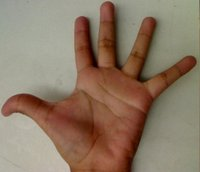
//> input picture data/Back_Projection_Theory2.jpg, 200 x 172 px, given in place of test.jpg, which was not available
$ ./main   (built with g++ and OpenCV 4)
//> lines starting //> are read from the running program, lines starting //| are printed output that depends on the picture; after the words box and inside, x2 and y2 are one past the last pixel; in counts of white or black regions, pixels touching at a corner belong together; pictures that were not available may be replaced by others from this repository, and a replacement may not be noted
#include <iostream>
#include "opencv2/imgcodecs.hpp"
#include "opencv2/highgui.hpp"
#include "opencv2/imgproc.hpp"
using namespace std;
using namespace cv;

void Sharpen(const Mat &myImage,Mat &Result);

int main(int argc, char *argv[])
{
    const char *fileName = "F:\\openCV\\workspace\\Tests\\data\\test.jpg";
    Mat src,dst0,dst1;
    src = imread(fileName);
//> src is the input picture: 172 rows x 200 cols, CV_8UC3; mean B, G, R 101.1, 120.5, 140.6
    if(src.empty())
    {
        cout<<"Can't open image...";
        return -1;
    }
    namedWindow("Input",WINDOW_AUTOSIZE);
    namedWindow("Output",WINDOW_AUTOSIZE);
    namedWindow("Output1",WINDOW_AUTOSIZE);
    imshow("Input",src);
    double t =(double)getTickCount();
    Sharpen(src,dst0);
    t = ((double)getTickCount()-t)/getTickFrequency();
    cout<<"Hand written function time passed in seconds: "<<t<<endl;
    imshow("Output",dst0);

    Mat kernel = (Mat_<char>(3,3)<<0,-1,0,
                                                             -1,6,-1,
                                                               0,-1,0);
    t = (double)getTickCount();
    filter2D(src,dst1,src.depth(),kernel);
    t = ((double)getTickCount()-t)/getTickFrequency();
    cout<<"filter2D function time passed in seconds: "<<t<<endl;
    imshow("Output1",dst1);
    waitKey();
    return 0;
}


void Sharpen(const Mat &myImage,Mat &Result)
{
    CV_Assert(myImage.depth()==CV_8U);
    const int nChannels = myImage.channels();
//> nChannels = 3
    Result.create(myImage.size(),myImage.type());
    for(int j=1;j<myImage.rows-1;++j)
    {
        const uchar *previous = myImage.ptr<uchar>(j-1);
        const uchar *current = myImage.ptr<uchar>(j);
        const uchar *next = myImage.ptr<uchar>(j+1);
        uchar *output = Result.ptr<uchar>(j);
        for(int i=nChannels;i<nChannels*(myImage.cols-1);++i)
        {
            *output++ = saturate_cast<uchar>(
                        5*current[i]-current[i-nChannels]-
                        current[i+nChannels]-previous[i]-next[i]);
        }
    }
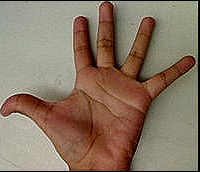
//> Result: 172 rows x 200 cols, CV_8UC3; mean B, G, R 98.7, 117.4, 137.3
    Result.row(0).setTo(Scalar(0));
    Result.row(Result.rows-1).setTo(Scalar(0));
    Result.col(0).setTo(Scalar(0));
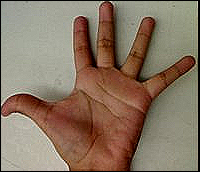
//> Result: 172 rows x 200 cols, CV_8UC3; 0.49% of pixels changed, all inside (x1, y1, x2, y2) = (0, 1, 1, 171)
//> in main, `filter2D(src,dst1,src.depth(),kernel);`:
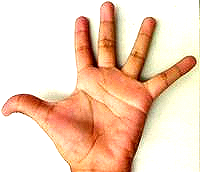
//> dst1: 172 rows x 200 cols, CV_8UC3; mean B, G, R 183.8, 207.7, 241.4
    Result.col(Result.cols-1).setTo(Scalar(0));
}

$ run again, on data/QQ_test.jpg
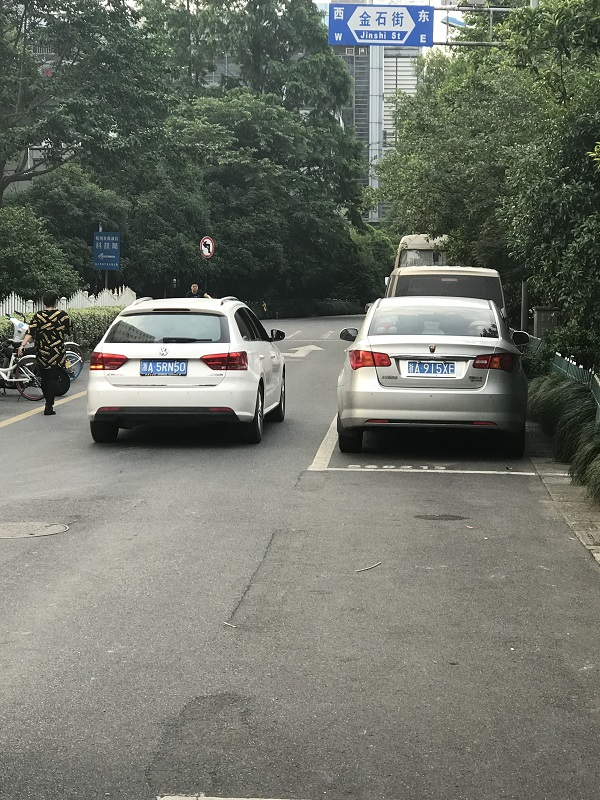
//> input picture data/QQ_test.jpg, 600 x 800 px, given in place of test.jpg, which was not available
//> src is the input picture: 800 rows x 600 cols, CV_8UC3; mean B, G, R 105, 114.8, 110.6
//> in Sharpen, `Result.col(0).setTo(Scalar(0));`:
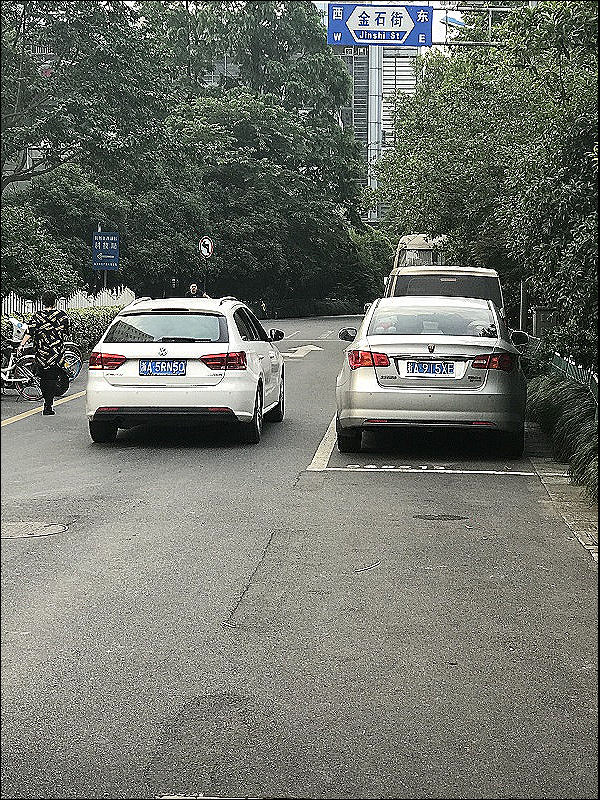
//> Result: 800 rows x 600 cols, CV_8UC3; mean B, G, R 105.7, 113.8, 110.6
//> `filter2D(src,dst1,src.depth(),kernel);`:
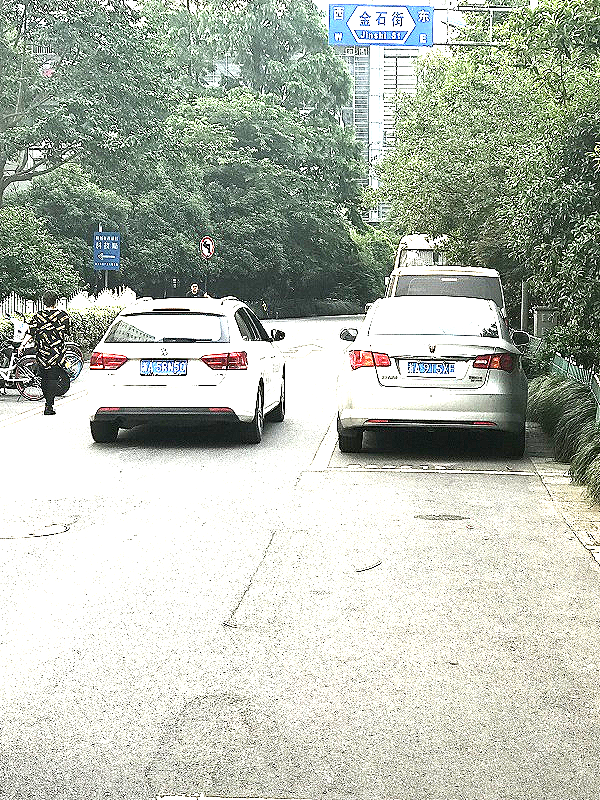
//> dst1: 800 rows x 600 cols, CV_8UC3; mean B, G, R 176.8, 187.7, 181.3

$ run again, on data/car_2_plate.jpg
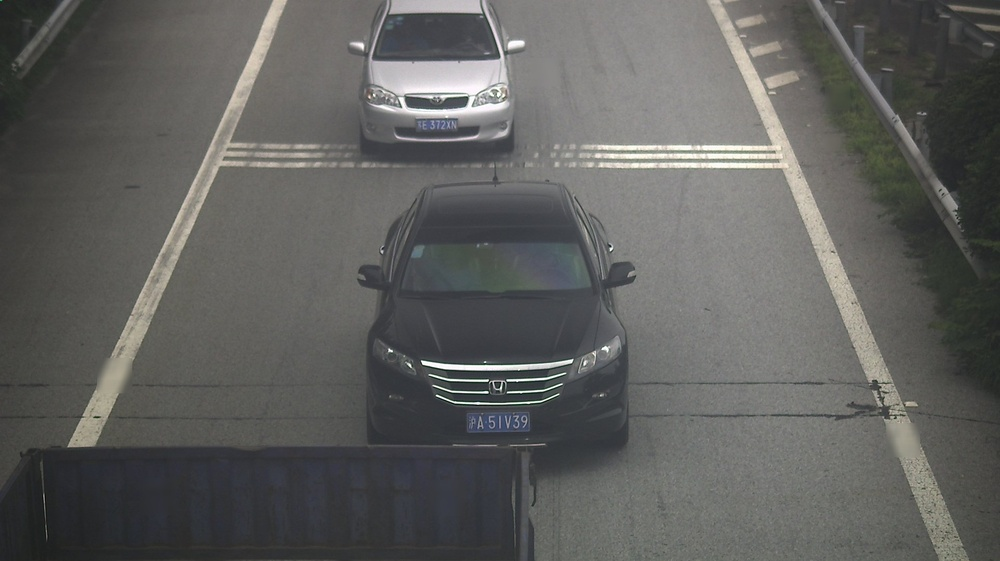
//> input picture data/car_2_plate.jpg, 1000 x 561 px, shrunk from 1920 x 1078 before the run, given in place of test.jpg, which was not available
//> src is the input picture: 561 rows x 1000 cols, CV_8UC3; mean B, G, R 93.4, 95.6, 95.5
//> in Sharpen, `Result.col(0).setTo(Scalar(0));`:
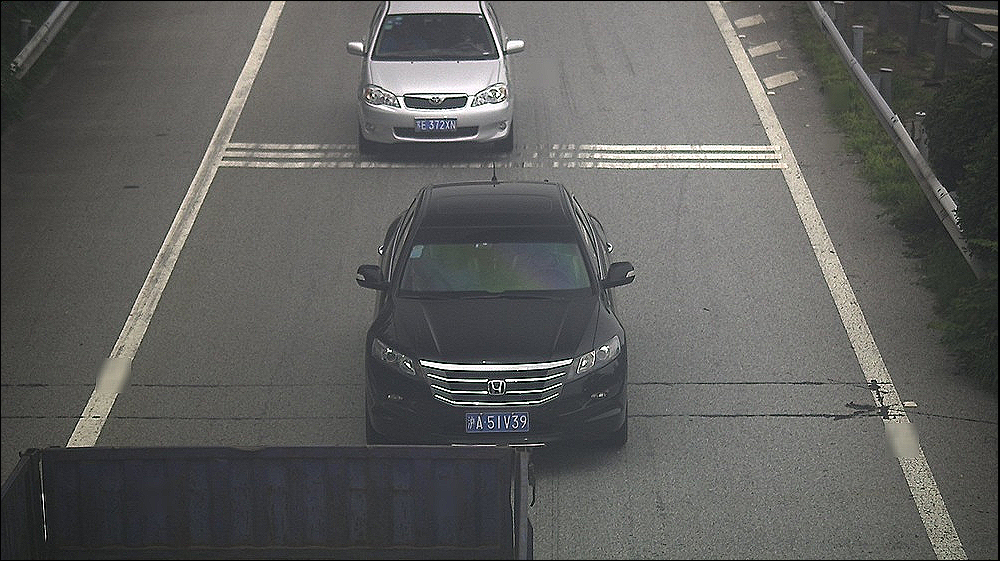
//> Result: 561 rows x 1000 cols, CV_8UC3; mean B, G, R 92.8, 95, 94.8
//> `filter2D(src,dst1,src.depth(),kernel);`:
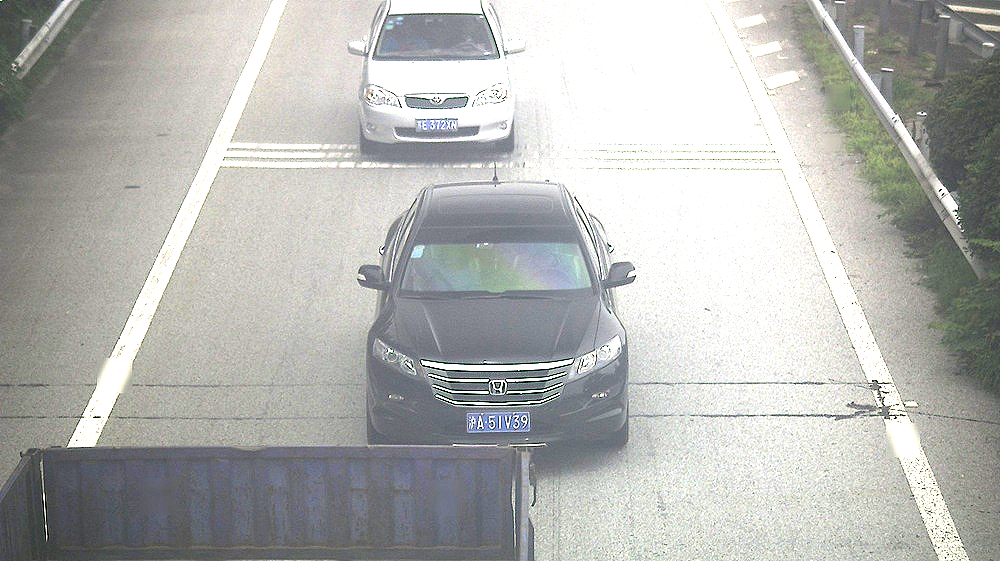
//> dst1: 561 rows x 1000 cols, CV_8UC3; mean B, G, R 178.1, 181, 180
